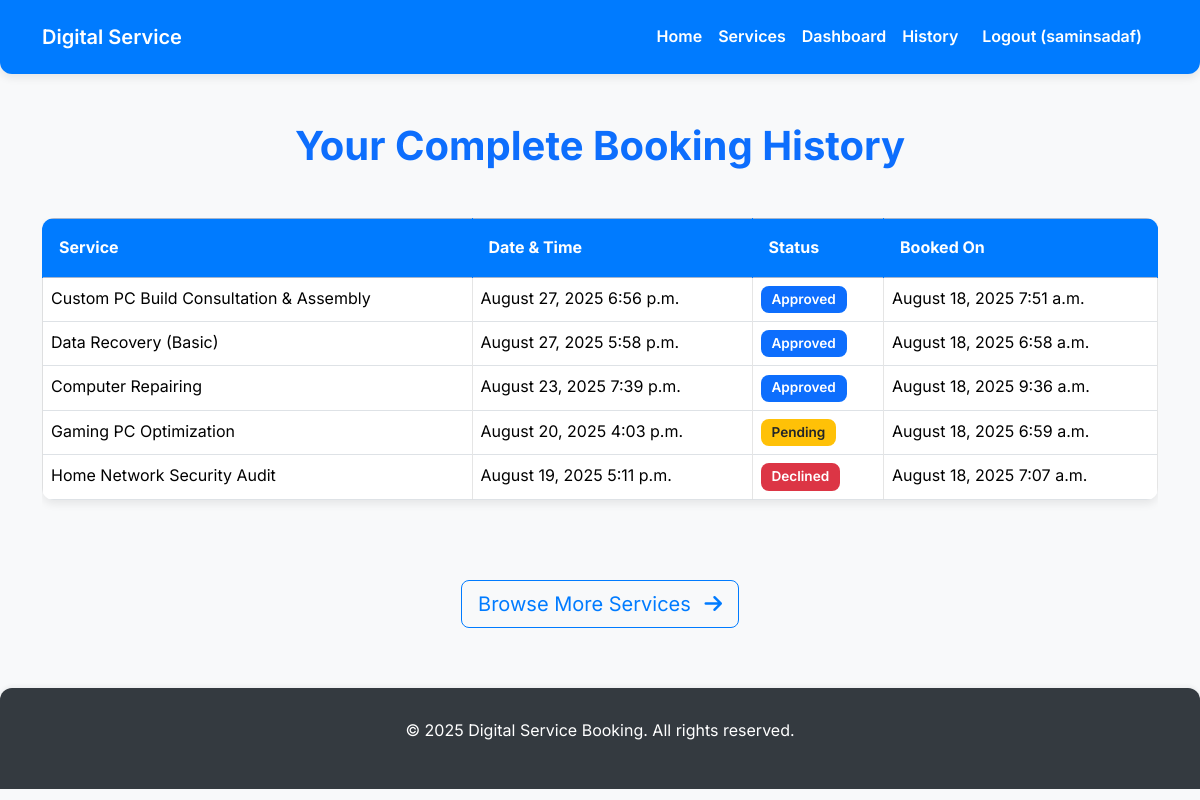
The app's page /history/ (signed in) with its own data.
### services/models.py (models this page shows, shortened)
class CustomUser(AbstractUser):
    is_admin = models.BooleanField(default=False)
    is_customer = models.BooleanField(default=True) # Default all new users to be customers
    groups = models.ManyToManyField(
        'auth.Group',
        verbose_name='groups',
        blank=True,
        help_text='The groups this user belongs to. A user will get all permissions granted to each of their groups.',
        related_name="custom_user_groups", # Custom related_name to avoid clash
        related_query_name="custom_user",
    )
    user_permissions = models.ManyToManyField(
        'auth.Permission',
        verbose_name='user permissions',
        blank=True,
        help_text='Specific permissions for this user.',
        related_name="custom_user_permissions", # Custom related_name to avoid clash
        related_query_name="custom_user",
    )

class Booking(models.Model):
    customer = models.ForeignKey(CustomUser, on_delete=models.CASCADE, related_name='bookings')
    service = models.ForeignKey(Service, on_delete=models.CASCADE, related_name='bookings')
    name = models.CharField(max_length=100)
    contact_number = models.CharField(max_length=15)
    address = models.TextField()
    booking_date_time = models.DateTimeField()
    created_at = models.DateTimeField(auto_now_add=True)
    STATUS_CHOICES = [
        ('Pending', 'Pending'),
        ('Approved', 'Approved'),
        ('Declined', 'Declined'),
        ('Completed', 'Completed'),
        ('Cancelled', 'Cancelled'), # Added Cancelled status for more flexibility
    ]
    status = models.CharField(max_length=20, choices=STATUS_CHOICES, default='Pending')

class Service(models.Model):
    name = models.CharField(max_length=200)
    description = models.TextField()
    price = models.DecimalField(max_digits=10, decimal_places=2)
    class Meta:
        verbose_name = 'Service'
        verbose_name_plural = 'Services'
        ordering = ['name'] # Order services by name by default

### services/views.py (the view)
# urls.py: path('history/', views.booking_history, name='booking_history'),
@login_required
@user_passes_test(is_customer, login_url='login')
def booking_history(request):
    all_bookings = Booking.objects.filter(customer=request.user).order_by('-booking_date_time')
    return render(request, 'booking_history.html', {'bookings': all_bookings})

### services/views.py (called while the page is built)
def is_customer(user):
    return user.is_authenticated and user.is_customer

### templates/booking_history.html (shortened to what this page needs)
{% extends 'base.html' %}
{% load static %}
{% block content %}
<h1 class="mb-5 text-center fw-bold text-primary">Your Complete Booking History</h1>
{% if bookings %}
<div class="table-responsive">
    <table class="table table-hover table-bordered">
        <thead class="table-primary">
            <tr>
                <th scope="col">Service</th>
                <th scope="col">Date & Time</th>
                <th scope="col">Status</th>
                <th scope="col">Booked On</th>
            </tr>
        </thead>
        <tbody>
            {% for booking in bookings %}
            <tr>
                <td>{{ booking.service.name }}</td>
                <td>{{ booking.booking_date_time|date:"F d, Y P" }}</td>
                <td><span class="badge {% if booking.status == 'Pending' %}bg-warning text-dark{% elif booking.status == 'Approved' %}bg-primary{% elif booking.status == 'Completed' %}bg-success{% else %}bg-danger{% endif %}">{{ booking.status }}</span></td>
                <td>{{ booking.created_at|date:"F d, Y P" }}</td>
            </tr>
            {% endfor %}
        </tbody>
    </table>
</div>
{% else %}
<div class="alert alert-info" role="alert">
    <i class="fas fa-info-circle me-2"></i> You have not made any bookings yet.
</div>
{% endif %}
<div class="text-center mt-5">
    <a href="{% url 'service_list' %}" class="btn btn-outline-primary btn-lg">Browse More Services <i class="fas fa-arrow-right ms-2"></i></a>
</div>
{% endblock %}

### templates/base.html (shortened to what this page needs)
<!DOCTYPE html>
<html lang="en">
<head>
    <link href="https://cdn.jsdelivr.net/npm/bootstrap@5.3.3/dist/css/bootstrap.min.css" rel="stylesheet" xintegrity="sha384-QWTKZyjpPEjISv5WaRU9OFeRpok6YctnYmDr5pNlyT2bRjXh0JMhjY6hW+ALEwIH">
    <link rel="stylesheet" href="https://cdnjs.cloudflare.com/ajax/libs/font-awesome/6.0.0-beta3/css/all.min.css">
</head>
<body>
    <nav class="navbar navbar-expand-lg">
        <div class="container-fluid container">
            <a class="navbar-brand" href="{% url 'home' %}">Digital Service</a>
            <div class="collapse navbar-collapse" id="navbarNav">
                <ul class="navbar-nav ms-auto">
                    <li class="nav-item">
                        <a class="nav-link" href="{% url 'home' %}">Home</a>
                    </li>
                    <li class="nav-item">
                        <a class="nav-link" href="{% url 'service_list' %}">Services</a>
                    </li>
                    {% if user.is_authenticated %}
                        {% if user.is_customer %}
                            <li class="nav-item">
                                <a class="nav-link" href="{% url 'dashboard' %}">Dashboard</a>
                            </li>
                            <li class="nav-item">
                                <a class="nav-link" href="{% url 'booking_history' %}">History</a>
                            </li>
                        {% endif %}
                        <li class="nav-item">
                            <form action="{% url 'logout' %}" method="post" class="d-inline">
                                <button type="submit" class="nav-link btn btn-link text-white fw-semibold" style="text-decoration: none; padding: 0.5rem 1rem;">
                                    Logout ({{ user.username }})
                                </button>
                            </form>
                        </li>
                    {% endif %}
                </ul>
            </div>
        </div>
    </nav>
    <div class="container mt-5">
        {% block content %}{% endblock %}
    </div>
    <footer class="text-center">
        <div class="container">
            <p>&copy; 2025 Digital Service Booking. All rights reserved.</p>
        </div>
    </footer>
</body>
</html>

### templates/base.html (style rules this page uses)
:root { --primary-color: #007bff; --secondary-color: #6c757d; --info-color: #17a2b8; --success-color: #28a745; --danger-color: #dc3545; --light-bg: #f8f9fa; --dark-text: #343a40; --border-radius-sm: 8px; --border-radius-md: 12px; --box-shadow-sm: 0 2px 4px rgba(0,0,0,.05); --box-shadow-md: 0 4px 8px rgba(0,0,0,.08); }
body { font-family: 'Inter', sans-serif; background-color: var(--light-bg); color: var(--dark-text); line-height: 1.6; }
.navbar { background-color: var(--primary-color); box-shadow: var(--box-shadow-md); border-radius: 0 0 var(--border-radius-md) var(--border-radius-md); padding: 1rem 0; }
.navbar-brand, .nav-link { color: white !important; font-weight: 600; transition: color 0.3s ease; }
.btn-outline-primary { border-color: var(--primary-color); color: var(--primary-color); border-radius: var(--border-radius-sm); transition: background-color 0.3s ease, color 0.3s ease, transform 0.2s ease; }
footer { background-color: var(--dark-text); color: white; padding: 30px 0; margin-top: 60px; border-radius: var(--border-radius-md) var(--border-radius-md) 0 0; box-shadow: 0 -2px 4px rgba(0,0,0,.05); }
.table { border-radius: var(--border-radius-md); overflow: hidden; box-shadow: var(--box-shadow-md); margin-bottom: 2rem; }
.table thead th { background-color: var(--primary-color); color: white; border-color: var(--primary-color); padding: 1rem; }
.table-bordered th, .table-bordered td { border-color: rgba(0,0,0,.1); }
.badge { font-size: 0.85em; padding: 0.5em 0.8em; border-radius: var(--border-radius-sm); font-weight: 600; }

### records on screen
CustomUser: username "saminsadaf"
Booking: service.name "Custom PC Build Consultation & Assembly", booking_date_time "August 27, 2025 6:56 p.m.", status "Approved", created_at "August 18, 2025 7:51 a.m."
Booking: service.name "Data Recovery (Basic)", booking_date_time "August 27, 2025 5:58 p.m.", status "Approved", created_at "August 18, 2025 6:58 a.m."
Booking: service.name "Computer Repairing", booking_date_time "August 23, 2025 7:39 p.m.", status "Approved", created_at "August 18, 2025 9:36 a.m."
Booking: service.name "Gaming PC Optimization", booking_date_time "August 20, 2025 4:03 p.m.", status "Pending", created_at "August 18, 2025 6:59 a.m."
Booking: service.name "Home Network Security Audit", booking_date_time "August 19, 2025 5:11 p.m.", status "Declined", created_at "August 18, 2025 7:07 a.m."
